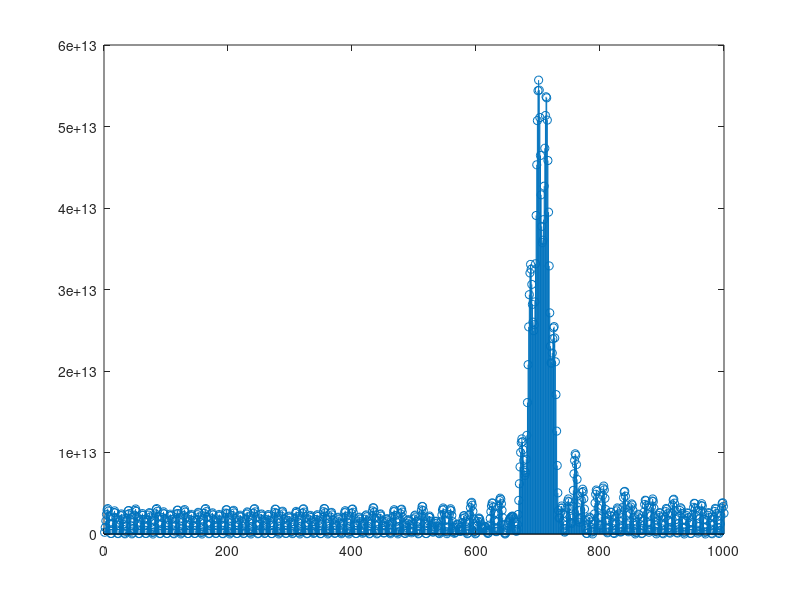

This chart was generated by the following MATLAB code:
clc
clear
close all;

coef_1=0.85162353515625;

AMP = 32768;
SAMPLE_PERIOD = 1/8000;
delay_1=0;
delay_2=0;
delay=0;

power_mat = zeros(1,1000);

t=0;
for freq1=1:1000 
    t=0;
    for i = 0:205
        input = AMP * sin(2.0*3.141592654*freq1* SAMPLE_PERIOD * t) + AMP * sin(2.0*3.141592654* 770 * SAMPLE_PERIOD * t);
        t = t+1;
        delay=2*coef_1*delay_1 + input - delay_2;
        delay_2 = delay_1;
        delay_1 = delay;
    end
    power = delay_1^2 + delay_2^2 - 2*delay_1*delay_2*coef_1;
    power_mat(1,freq1)=power;
end
stem(power_mat)





